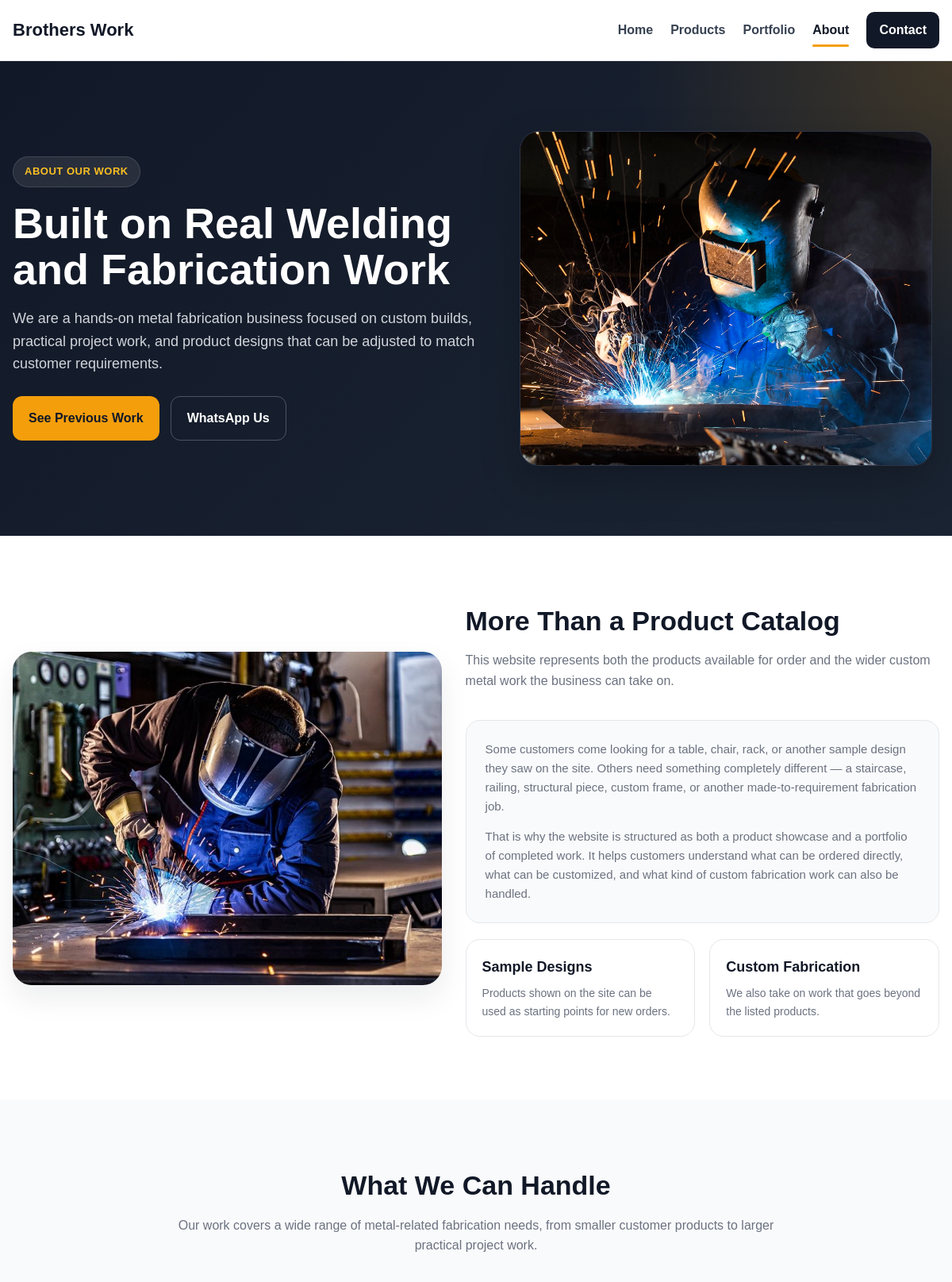
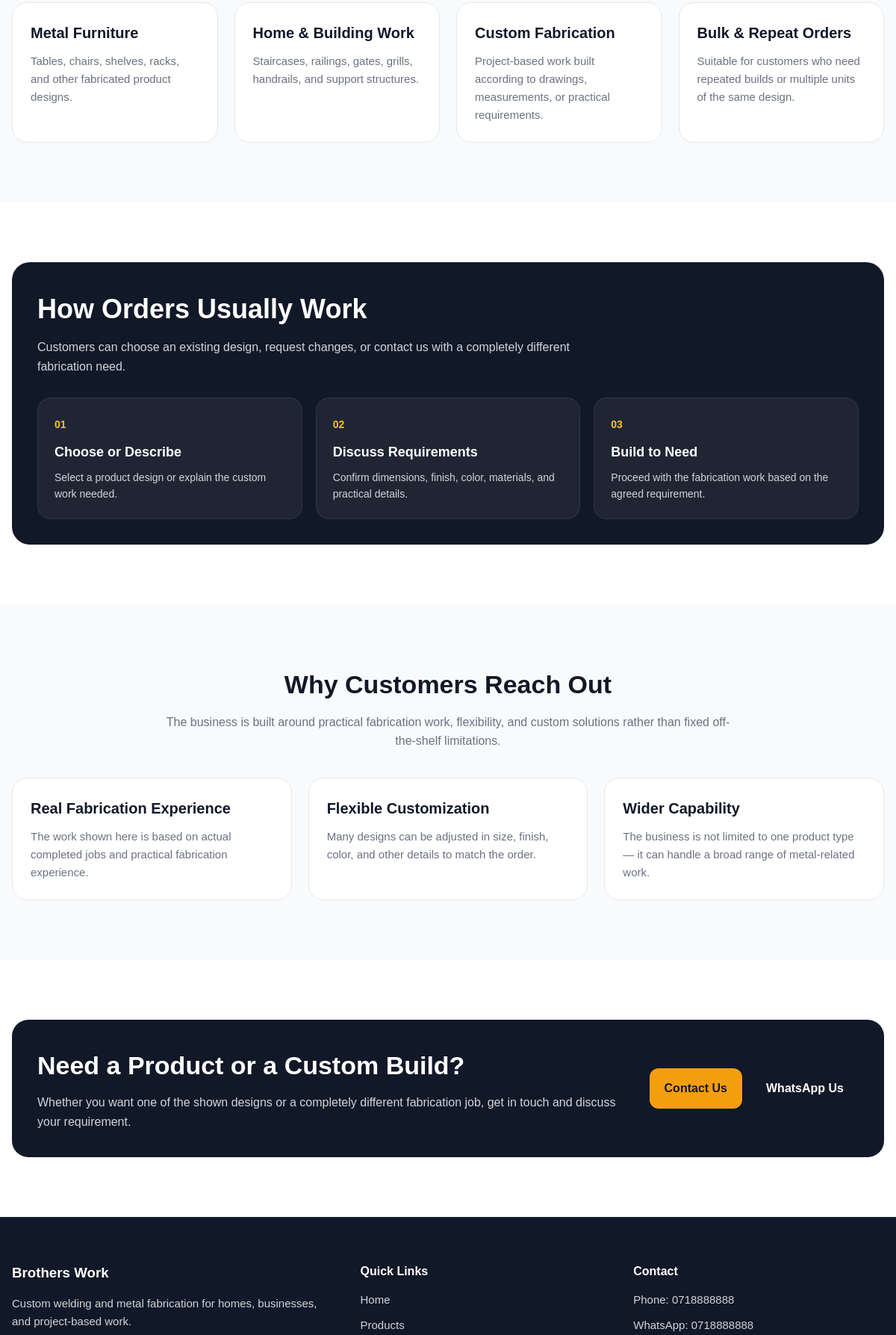
Page /about.php (upper part) on the committed database (2 pictures, top to bottom).
### tables this page shows
CREATE TABLE `site_settings` (
  `id` int NOT NULL,
  `site_name` varchar(200) NOT NULL,
  `phone` varchar(50) DEFAULT NULL,
  `whatsapp` varchar(50) DEFAULT NULL,
  `email` varchar(150) DEFAULT NULL,
  `address` text,
  `hero_title` varchar(255) DEFAULT NULL,
  `hero_subtitle` text
);

### includes/functions.php (called while the page is built, shortened)
<?php
function e($value): string
{
    return htmlspecialchars((string)($value ?? ''), ENT_QUOTES, 'UTF-8');
}
function get_site_settings(PDO $pdo): array
{
    $stmt = $pdo->query("SELECT * FROM site_settings ORDER BY id ASC LIMIT 1");
    $settings = $stmt->fetch();
    return $settings ?: [
        'site_name' => 'Welding Company',
        'phone' => '',
        'whatsapp' => '',
        'email' => '',
        'address' => '',
        'hero_title' => 'Custom Welding & Metal Fabrication',
        'hero_subtitle' => 'We build metal products and custom fabrication work for homes, businesses, and projects.'
    ];
}
function get_whatsapp_link(?string $number, string $message = ''): string
{
    $cleanNumber = preg_replace('/[^0-9]/', '', (string)$number);
    $url = 'https://wa.me/' . $cleanNumber;
    if ($message !== '') {
        $url .= '?text=' . urlencode($message);
    }
    return $url;
}

### about.php (the view, shortened to what this page needs)
<?php
require_once __DIR__ . '/includes/db.php';
require_once __DIR__ . '/includes/functions.php';
$siteSettings = get_site_settings($pdo);
$frontendCssFiles = ['about.css'];
$whatsAppMessage = 'Hi, I would like to know more about your metal fabrication services.';
$whatsAppLink = get_whatsapp_link($siteSettings['whatsapp'] ?? '', $whatsAppMessage);
require_once __DIR__ . '/includes/frontend-header.php';
?>
<section class="about-hero-section">
    <div class="about-hero-overlay"></div>
    <div class="container about-hero-grid">
        <div class="about-hero-content">
            <span class="hero-eyebrow">About Our Work</span>
            <h1>Built on Real Welding and Fabrication Work</h1>
            <p>
                We are a hands-on metal fabrication business focused on custom builds, practical project work, and product designs that can be adjusted to match customer requirements.
            </p>
            <div class="about-hero-actions">
                <a href="<?php echo BASE_URL; ?>portfolio.php" class="btn btn-primary">See Previous Work</a>
                <?php if ($whatsAppLink !== '#'): ?>
                    <a href="<?php echo e($whatsAppLink); ?>" target="_blank" rel="noopener" class="btn btn-outline light-outline">
                        WhatsApp Us
                    </a>
                <?php else: ?>
                    <a href="<?php echo BASE_URL; ?>contact.php" class="btn btn-outline light-outline">
                        Contact Us
                    </a>
                <?php endif; ?>
            </div>
        </div>
        <div class="about-hero-visual">
            <div class="about-hero-image-card">
                <img src="<?php echo ASSETS_URL; ?>img/about/about-hero.jpg" alt="Metal fabrication and welding work">
            </div>
        </div>
    </div>
</section>
<section class="section story-section">
    <div class="container story-grid">
        <div class="story-image-wrap">
            <img src="<?php echo ASSETS_URL; ?>img/about/about1.jpg" alt="Workshop and fabrication process">
        </div>
        <div class="story-content">
            <div class="section-heading">
                <h2>More Than a Product Catalog</h2>
                <p>
                    This website represents both the products available for order and the wider custom metal work the business can take on.
                </p>
            </div>
            <div class="story-card">
                <p>
                    Some customers come looking for a table, chair, rack, or another sample design they saw on the site. Others need something completely different — a staircase, railing, structural piece, custom frame, or another made-to-requirement fabrication job.
                </p>
                <p>
                    That is why the website is structured as both a product showcase and a portfolio of completed work. It helps customers understand what can be ordered directly, what can be customized, and what kind of custom fabrication work can also be handled.
                </p>
            </div>
            <div class="story-points">
                <div class="story-point">
                    <h3>Sample Designs</h3>
                    <p>Products shown on the site can be used as starting points for new orders.</p>
                </div>
                <div class="story-point">
                    <h3>Custom Fabrication</h3>
                    <p>We also take on work that goes beyond the listed products.</p>
                </div>
            </div>
        </div>
    </div>
</section>
<section class="section capabilities-section">
    <div class="container">
        <div class="section-heading center-heading">
            <h2>What We Can Handle</h2>
            <p>
                Our work covers a wide range of metal-related fabrication needs, from smaller customer products to larger practical project work.
            </p>
        </div>
        <div class="capabilities-grid">
            <div class="capability-card">
                <h3>Metal Furniture</h3>
                <p>Tables, chairs, shelves, racks, and other fabricated product designs.</p>
            </div>
            <div class="capability-card">
                <h3>Home & Building Work</h3>
                <p>Staircases, railings, gates, grills, handrails, and support structures.</p>
            </div>
            <div class="capability-card">
                <h3>Custom Fabrication</h3>
                <p>Project-based work built according to drawings, measurements, or practical requirements.</p>
            </div>
            <div class="capability-card">
                <h3>Bulk & Repeat Orders</h3>
                <p>Suitable for customers who need repeated builds or multiple units of the same design.</p>
            </div>
        </div>
    </div>
</section>
<section class="section working-style-section">
    <div class="container">
        <div class="working-style-box">
            <div class="working-style-content">
                <h2>How Orders Usually Work</h2>
                <p>
                    Customers can choose an existing design, request changes, or contact us with a completely different fabrication need.
                </p>
            </div>
            <div class="working-style-steps">
                <div class="work-step">
                    <span>01</span>
                    <h3>Choose or Describe</h3>
                    <p>Select a product design or explain the custom work needed.</p>
                </div>
                <div class="work-step">
                    <span>02</span>
                    <h3>Discuss Requirements</h3>
                    <p>Confirm dimensions, finish, color, materials, and practical details.</p>
                </div>
                <div class="work-step">
                    <span>03</span>
                    <h3>Build to Need</h3>
                    <p>Proceed with the fabrication work based on the agreed requirement.</p>
                </div>
            </div>
        </div>
    </div>
</section>
<section class="section values-section">
    <div class="container">
        <div class="section-heading center-heading">
            <h2>Why Customers Reach Out</h2>
            <p>
                The business is built around practical fabrication work, flexibility, and custom solutions rather than fixed off-the-shelf limitations.
            </p>
        </div>
        <div class="values-grid">
            <div class="value-card">
                <h3>Real Fabrication Experience</h3>
                <p>
                    The work shown here is based on actual completed jobs and practical fabrication experience.
                </p>
            </div>
            <div class="value-card">
                <h3>Flexible Customization</h3>
                <p>
                    Many designs can be adjusted in size, finish, color, and other details to match the order.
                </p>
            </div>
            <div class="value-card">
                <h3>Wider Capability</h3>
                <p>
                    The business is not limited to one product type — it can handle a broad range of metal-related work.
                </p>
            </div>
        </div>
    </div>
</section>
<section class="section cta-section">
    <div class="container cta-box">
        <div>
            <h2>Need a Product or a Custom Build?</h2>
            <p>
                Whether you want one of the shown designs or a completely different fabrication job, get in touch and discuss your requirement.
            </p>
        </div>
        <div class="cta-actions">
            <a href="<?php echo BASE_URL; ?>contact.php" class="btn btn-primary">Contact Us</a>
            <?php if ($whatsAppLink !== '#'): ?>
                <a href="<?php echo e($whatsAppLink); ?>" target="_blank" rel="noopener" class="btn btn-dark">WhatsApp Us</a>
            <?php endif; ?>
        </div>
    </div>
</section>
<?php require_once __DIR__ . '/includes/frontend-footer.php'; ?>

### includes/frontend-header.php (shortened to what this page needs)
<?php
$frontendCssFiles = $frontendCssFiles ?? [];
$currentPage = basename($_SERVER['PHP_SELF']);
$isHome = $currentPage === 'index.php';
$isProducts = in_array($currentPage, ['products.php', 'product.php'], true);
$isPortfolio = in_array($currentPage, ['portfolio.php', 'portfolio-item.php'], true);
$isAbout = $currentPage === 'about.php';
$isContact = $currentPage === 'contact.php';
?>
<!DOCTYPE html>
<html lang="en">
<head>
    <link rel="stylesheet" href="<?php echo ASSETS_URL; ?>css/frontend/shared.css">
    <?php foreach ($frontendCssFiles as $cssFile): ?>
        <link rel="stylesheet" href="<?php echo ASSETS_URL . 'css/frontend/' . e($cssFile); ?>">
    <?php endforeach; ?>
</head>
<body>
<header class="site-header">
    <div class="container header-inner">
        <a href="<?php echo BASE_URL; ?>" class="site-logo">
            <?php echo e($siteSettings['site_name'] ?: 'Welding Company'); ?>
        </a>
        <nav class="site-nav" id="siteNav">
            <a href="<?php echo BASE_URL; ?>" class="<?php echo $isHome ? 'active' : ''; ?>">Home</a>
            <a href="<?php echo BASE_URL; ?>products.php" class="<?php echo $isProducts ? 'active' : ''; ?>">Products</a>
            <a href="<?php echo BASE_URL; ?>portfolio.php" class="<?php echo $isPortfolio ? 'active' : ''; ?>">Portfolio</a>
            <a href="<?php echo BASE_URL; ?>about.php" class="<?php echo $isAbout ? 'active' : ''; ?>">About</a>
            <a href="<?php echo BASE_URL; ?>contact.php" class="nav-cta <?php echo $isContact ? 'active-cta' : ''; ?>">Contact</a>
        </nav>
    </div>
</header>

### includes/frontend-footer.php (shortened to what this page needs)
<footer class="site-footer">
    <div class="container footer-grid">
        <div class="footer-block">
            <h3><?php echo e($siteSettings['site_name'] ?: 'Welding Company'); ?></h3>
            <p>
                Custom welding and metal fabrication for homes, businesses, and project-based work.
            </p>
        </div>
        <div class="footer-block">
            <h4>Quick Links</h4>
            <ul>
                <li><a href="<?php echo BASE_URL; ?>">Home</a></li>
                <li><a href="<?php echo BASE_URL; ?>products.php">Products</a></li>
            </ul>
        </div>
        <div class="footer-block">
            <h4>Contact</h4>
            <ul>
                <?php if (!empty($siteSettings['phone'])): ?>
                    <li>Phone: <?php echo e($siteSettings['phone']); ?></li>
                <?php endif; ?>
                <?php if (!empty($siteSettings['whatsapp'])): ?>
                    <li>WhatsApp: <?php echo e($siteSettings['whatsapp']); ?></li>
                <?php endif; ?>
            </ul>
        </div>
    </div>
</footer>
</body>
</html>

### assets/css/frontend/shared.css (style rules this page uses)
* { box-sizing: border-box; margin: 0; padding: 0; }
html, body { min-height: 100%; }
body { font-family: Arial, sans-serif; color: #111827; background: #ffffff; line-height: 1.6; }
a { text-decoration: none; color: inherit; }
img { max-width: 100%; display: block; }
.container { width: min(1200px, calc(100% - 32px)); margin: 0 auto; }
.section { padding: 80px 0; }
.section-heading { max-width: 720px; margin-bottom: 36px; }
.section-heading h2 { font-size: 34px; margin-bottom: 10px; color: #111827; }
.section-heading p { color: #6b7280; font-size: 16px; }
.btn { display: inline-flex; align-items: center; justify-content: center; border-radius: 12px; padding: 14px 20px; font-weight: 700; transition: 0.2s ease; border: none; cursor: pointer; }
.btn-primary { background: #f59e0b; color: #111827; }
.btn-dark { background: #111827; color: #ffffff; }
.btn-outline { border: 1px solid #d1d5db; color: #111827; background: #ffffff; }
.site-header { position: sticky; top: 0; z-index: 1000; background: rgba(255, 255, 255, 0.95); backdrop-filter: blur(10px); border-bottom: 1px solid #e5e7eb; }
.header-inner { min-height: 76px; display: flex; align-items: center; justify-content: space-between; gap: 20px; }
.site-logo { font-size: 22px; font-weight: 800; color: #111827; }
.site-nav { display: flex; align-items: center; gap: 22px; }
.site-nav a { position: relative; font-weight: 600; color: #374151; transition: 0.2s ease; }
.site-nav a.active { color: #111827; }
.site-nav a.active::after { content: ""; position: absolute; left: 0; bottom: -8px; width: 100%; height: 3px; border-radius: 999px; background: #f59e0b; }
.site-nav .nav-cta { background: #111827; color: #ffffff; padding: 10px 16px; border-radius: 10px; }
.site-footer { background: #111827; color: #ffffff; padding-top: 60px; }
.footer-grid { display: grid; grid-template-columns: 1.3fr 1fr 1fr; gap: 30px; padding-bottom: 32px; }
.footer-block h3, .footer-block h4 { margin-bottom: 14px; }
.footer-block p, .footer-block li, .footer-block a { color: #d1d5db; font-size: 15px; }
.footer-block ul { list-style: none; display: flex; flex-direction: column; gap: 10px; }

### rows in the picture
site_settings: site_name "Brothers Work", phone "0718888888", whatsapp "0718888888"
